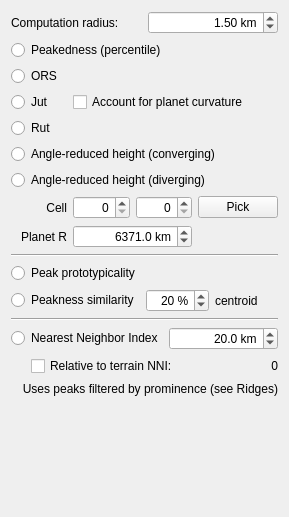
          <widget class="QWidget" name="pageOrometry">
           <property name="geometry">
            <rect>
             <x>0</x>
             <y>0</y>
             <width>289</width>
             <height>517</height>
            </rect>
           </property>
           <attribute name="label">
            <string>Orometry</string>
           </attribute>
           <layout class="QVBoxLayout" name="verticalLayout_13">
            <item>
             <layout class="QHBoxLayout" name="horizontalLayout_12">
              <item>
               <widget class="QLabel" name="label_15">
                <property name="text">
                 <string>Computation radius: </string>
                </property>
               </widget>
              </item>
              <item>
               <widget class="QDoubleSpinBox" name="dem_orometryRadius">
                <property name="alignment">
                 <set>Qt::AlignmentFlag::AlignRight|Qt::AlignmentFlag::AlignTrailing|Qt::AlignmentFlag::AlignVCenter</set>
                </property>
                <property name="suffix">
                 <string> km</string>
                </property>
                <property name="decimals">
                 <number>2</number>
                </property>
                <property name="maximum">
                 <double>1000.000000000000000</double>
                </property>
                <property name="value">
                 <double>1.500000000000000</double>
                </property>
               </widget>
              </item>
             </layout>
            </item>
            <item>
             <widget class="QRadioButton" name="dem_peakedness">
              <property name="text">
               <string>Peakedness (percentile)</string>
              </property>
             </widget>
            </item>
            <item>
             <widget class="QRadioButton" name="dem_ors">
              <property name="text">
               <string>ORS</string>
              </property>
             </widget>
            </item>
            <item>
             <layout class="QGridLayout" name="gridLayout_3">
              <item row="0" column="0">
               <widget class="QRadioButton" name="dem_jut">
                <property name="text">
                 <string>Jut</string>
                </property>
               </widget>
              </item>
              <item row="0" column="1" colspan="3">
               <widget class="QCheckBox" name="dem_jut_curvature">
                <property name="text">
                 <string>Account for planet curvature</string>
                </property>
               </widget>
              </item>
              <item row="1" column="0">
               <widget class="QRadioButton" name="dem_rut">
                <property name="text">
                 <string>Rut</string>
                </property>
               </widget>
              </item>
              <item row="2" column="0" colspan="4">
               <widget class="QRadioButton" name="dem_zreduced_converging">
                <property name="text">
                 <string>Angle-reduced height (converging)</string>
                </property>
               </widget>
              </item>
              <item row="3" column="0" colspan="4">
               <widget class="QRadioButton" name="dem_zreduced_diverging">
                <property name="text">
                 <string>Angle-reduced height (diverging)</string>
                </property>
               </widget>
              </item>
              <item row="5" column="0">
               <widget class="QLabel" name="label_46">
                <property name="text">
                 <string>Planet R</string>
                </property>
                <property name="alignment">
                 <set>Qt::AlignmentFlag::AlignRight|Qt::AlignmentFlag::AlignTrailing|Qt::AlignmentFlag::AlignVCenter</set>
                </property>
               </widget>
              </item>
              <item row="4" column="0">
               <widget class="QLabel" name="label_50">
                <property name="text">
                 <string>Cell</string>
                </property>
                <property name="alignment">
                 <set>Qt::AlignmentFlag::AlignRight|Qt::AlignmentFlag::AlignTrailing|Qt::AlignmentFlag::AlignVCenter</set>
                </property>
               </widget>
              </item>
              <item row="4" column="1">
               <widget class="QSpinBox" name="dem_zreduced_x">
                <property name="alignment">
                 <set>Qt::AlignmentFlag::AlignRight|Qt::AlignmentFlag::AlignTrailing|Qt::AlignmentFlag::AlignVCenter</set>
                </property>
               </widget>
              </item>
              <item row="4" column="2">
               <widget class="QSpinBox" name="dem_zreduced_y">
                <property name="alignment">
                 <set>Qt::AlignmentFlag::AlignRight|Qt::AlignmentFlag::AlignTrailing|Qt::AlignmentFlag::AlignVCenter</set>
                </property>
               </widget>
              </item>
              <item row="5" column="1" colspan="2">
               <widget class="QDoubleSpinBox" name="dem_jut_planetR">
                <property name="alignment">
                 <set>Qt::AlignmentFlag::AlignRight|Qt::AlignmentFlag::AlignTrailing|Qt::AlignmentFlag::AlignVCenter</set>
                </property>
                <property name="suffix">
                 <string> km</string>
                </property>
                <property name="decimals">
                 <number>1</number>
                </property>
                <property name="maximum">
                 <double>100000.000000000000000</double>
                </property>
                <property name="value">
                 <double>6371.000000000000000</double>
                </property>
               </widget>
              </item>
              <item row="4" column="3">
               <widget class="QPushButton" name="btn_pickZReduced">
                <property name="text">
                 <string>Pick</string>
                </property>
                <property name="checkable">
                 <bool>true</bool>
                </property>
               </widget>
              </item>
             </layout>
            </item>
            <item>
             <widget class="Line" name="line_5">
              <property name="orientation">
               <enum>Qt::Orientation::Horizontal</enum>
              </property>
             </widget>
            </item>
            <item>
             <layout class="QGridLayout" name="gridLayout_9">
              <item row="0" column="0">
               <widget class="QRadioButton" name="dem_deng2008_peakProto">
                <property name="text">
                 <string>Peak prototypicality</string>
                </property>
               </widget>
              </item>
              <item row="1" column="0">
               <widget class="QRadioButton" name="dem_deng2008_peakSimil">
                <property name="text">
                 <string>Peakness similarity</string>
                </property>
               </widget>
              </item>
              <item row="1" column="1">
               <widget class="QDoubleSpinBox" name="dem_deng2008_peakPercent">
                <property name="alignment">
                 <set>Qt::AlignmentFlag::AlignRight|Qt::AlignmentFlag::AlignTrailing|Qt::AlignmentFlag::AlignVCenter</set>
                </property>
                <property name="suffix">
                 <string> %</string>
                </property>
                <property name="decimals">
                 <number>0</number>
                </property>
                <property name="maximum">
                 <double>100.000000000000000</double>
                </property>
                <property name="singleStep">
                 <double>5.000000000000000</double>
                </property>
                <property name="value">
                 <double>20.000000000000000</double>
                </property>
               </widget>
              </item>
              <item row="1" column="2">
               <widget class="QLabel" name="label_20">
                <property name="text">
                 <string>centroid</string>
                </property>
               </widget>
              </item>
             </layout>
            </item>
            <item>
             <widget class="Line" name="line_6">
              <property name="orientation">
               <enum>Qt::Orientation::Horizontal</enum>
              </property>
             </widget>
            </item>
            <item>
             <layout class="QHBoxLayout" name="horizontalLayout_7">
              <item>
               <widget class="QRadioButton" name="dem_nni">
                <property name="text">
                 <string>Nearest Neighbor Index</string>
                </property>
               </widget>
              </item>
              <item>
               <widget class="QDoubleSpinBox" name="dem_nni_radius">
                <property name="alignment">
                 <set>Qt::AlignmentFlag::AlignRight|Qt::AlignmentFlag::AlignTrailing|Qt::AlignmentFlag::AlignVCenter</set>
                </property>
                <property name="suffix">
                 <string> km</string>
                </property>
                <property name="decimals">
                 <number>1</number>
                </property>
                <property name="minimum">
                 <double>1.000000000000000</double>
                </property>
                <property name="maximum">
                 <double>100.000000000000000</double>
                </property>
                <property name="value">
                 <double>20.000000000000000</double>
                </property>
               </widget>
              </item>
             </layout>
            </item>
            <item>
             <layout class="QHBoxLayout" name="horizontalLayout_46">
              <property name="leftMargin">
               <number>20</number>
              </property>
              <item>
               <widget class="QCheckBox" name="dem_nni_relative">
                <property name="toolTipDuration">
                 <number>-2</number>
                </property>
                <property name="text">
                 <string>Relative to terrain NNI: </string>
                </property>
               </widget>
              </item>
              <item>
               <widget class="QLabel" name="labelTerrainNNI">
                <property name="text">
                 <string>0</string>
                </property>
                <property name="alignment">
                 <set>Qt::AlignmentFlag::AlignRight|Qt::AlignmentFlag::AlignTrailing|Qt::AlignmentFlag::AlignVCenter</set>
                </property>
               </widget>
              </item>
             </layout>
            </item>
            <item>
             <widget class="QLabel" name="label_53">
              <property name="text">
               <string>Uses peaks filtered by prominence (see Ridges)</string>
              </property>
              <property name="alignment">
               <set>Qt::AlignmentFlag::AlignRight|Qt::AlignmentFlag::AlignTrailing|Qt::AlignmentFlag::AlignVCenter</set>
              </property>
             </widget>
            </item>
            <item>
             <spacer name="verticalSpacer_3">
              <property name="orientation">
               <enum>Qt::Orientation::Vertical</enum>
              </property>
              <property name="sizeHint" stdset="0">
               <size>
                <width>20</width>
                <height>40</height>
               </size>
              </property>
             </spacer>
            </item>
           </layout>
          </widget>
